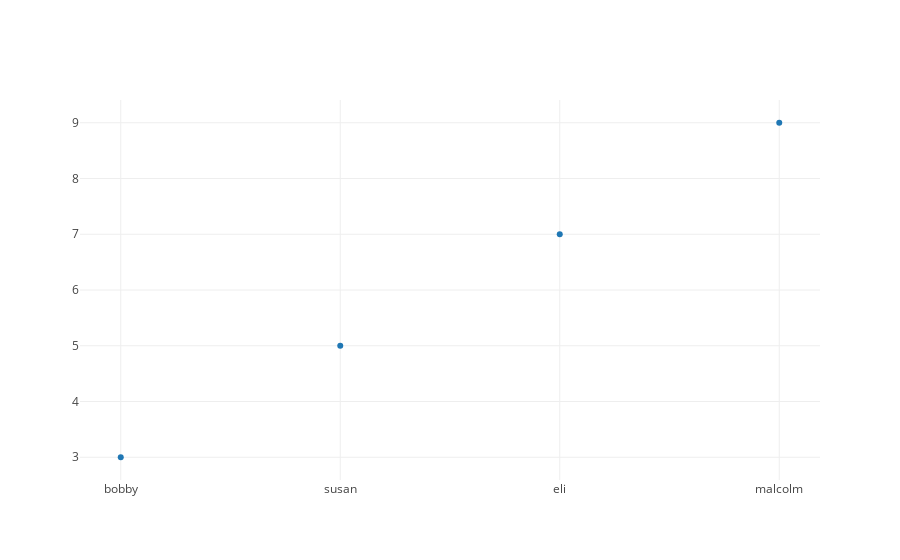

Source (notebook cell):
### Code cell
scatter_trace_via_constructor = graph_objs.Scatter(
    x=['bobby', 'susan', 'eli', 'malcolm'],
    y=[3, 5, 7, 9],
    mode = 'markers'
    )


plotly.offline.iplot([
    scatter_trace_via_constructor
])

### Figure 1 — Plotly figure (JSON) as saved in the notebook; plotly's stock layout.template omitted (floating-point values rounded to 4 significant figures)
{"data": [{"mode": "markers", "type": "scatter", "uid": "4593cf20-b565-11e8-b77d-0242ac110025", "x": ["bobby", "susan", "eli", "malcolm"], "y": [3, 5, 7, 9]}], "layout": {}}
